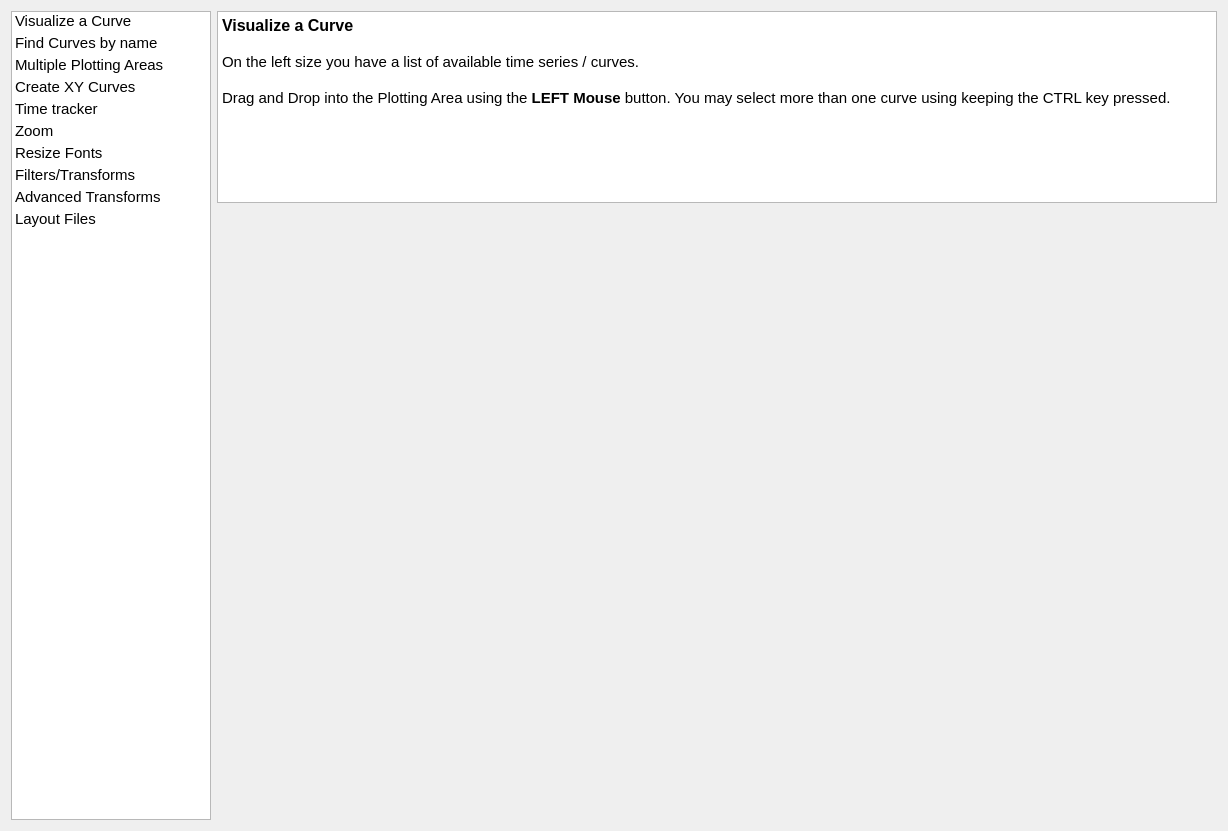
<?xml version="1.0" encoding="UTF-8"?>
<ui version="4.0">
 <class>CheatsheetDialog</class>
 <widget class="QDialog" name="CheatsheetDialog">
  <property name="geometry">
   <rect>
    <x>0</x>
    <y>0</y>
    <width>1226</width>
    <height>831</height>
   </rect>
  </property>
  <property name="windowTitle">
   <string>Tips and tricks</string>
  </property>
  <layout class="QVBoxLayout" name="verticalLayout_3">
   <item>
    <layout class="QHBoxLayout" name="horizontalLayout" stretch="0,2">
     <item>
      <widget class="QListWidget" name="listWidget">
       <property name="minimumSize">
        <size>
         <width>200</width>
         <height>0</height>
        </size>
       </property>
       <property name="maximumSize">
        <size>
         <width>200</width>
         <height>16777215</height>
        </size>
       </property>
       <property name="font">
        <font>
         <pointsize>11</pointsize>
        </font>
       </property>
       <property name="spacing">
        <number>2</number>
       </property>
       <property name="gridSize">
        <size>
         <width>196</width>
         <height>22</height>
        </size>
       </property>
       <item>
        <property name="text">
         <string>Visualize a Curve</string>
        </property>
       </item>
       <item>
        <property name="text">
         <string>Find Curves by name</string>
        </property>
       </item>
       <item>
        <property name="text">
         <string>Multiple Plotting Areas</string>
        </property>
       </item>
       <item>
        <property name="text">
         <string>Create XY Curves</string>
        </property>
       </item>
       <item>
        <property name="text">
         <string>Time tracker</string>
        </property>
       </item>
       <item>
        <property name="text">
         <string>Zoom</string>
        </property>
       </item>
       <item>
        <property name="text">
         <string>Resize Fonts</string>
        </property>
       </item>
       <item>
        <property name="text">
         <string>Filters/Transforms</string>
        </property>
       </item>
       <item>
        <property name="text">
         <string>Advanced Transforms</string>
        </property>
       </item>
       <item>
        <property name="text">
         <string>Layout Files</string>
        </property>
       </item>
      </widget>
     </item>
     <item>
      <widget class="QStackedWidget" name="stackedWidget">
       <property name="minimumSize">
        <size>
         <width>1000</width>
         <height>800</height>
        </size>
       </property>
       <property name="currentIndex">
        <number>0</number>
       </property>
       <widget class="QWidget" name="page_1">
        <layout class="QVBoxLayout" name="verticalLayout" stretch="0,1">
         <property name="leftMargin">
          <number>0</number>
         </property>
         <property name="topMargin">
          <number>0</number>
         </property>
         <property name="rightMargin">
          <number>0</number>
         </property>
         <property name="bottomMargin">
          <number>0</number>
         </property>
         <item>
          <widget class="QTextBrowser" name="textBrowser">
           <property name="html">
            <string>&lt;!DOCTYPE HTML PUBLIC &quot;-//W3C//DTD HTML 4.0//EN&quot; &quot;http://www.w3.org/TR/REC-html40/strict.dtd&quot;&gt;
&lt;html&gt;&lt;head&gt;&lt;meta name=&quot;qrichtext&quot; content=&quot;1&quot; /&gt;&lt;style type=&quot;text/css&quot;&gt;
p, li { white-space: pre-wrap; }
&lt;/style&gt;&lt;/head&gt;&lt;body style=&quot; font-family:'Ubuntu'; font-size:11pt; font-weight:400; font-style:normal;&quot;&gt;
&lt;p style=&quot; margin-top:0px; margin-bottom:0px; margin-left:0px; margin-right:0px; -qt-block-indent:0; text-indent:0px;&quot;&gt;&lt;span style=&quot; font-size:12pt; font-weight:600;&quot;&gt;Visualize a Curve&lt;/span&gt;&lt;/p&gt;
&lt;p style=&quot;-qt-paragraph-type:empty; margin-top:0px; margin-bottom:0px; margin-left:0px; margin-right:0px; -qt-block-indent:0; text-indent:0px;&quot;&gt;&lt;br /&gt;&lt;/p&gt;
&lt;p style=&quot; margin-top:0px; margin-bottom:0px; margin-left:0px; margin-right:0px; -qt-block-indent:0; text-indent:0px;&quot;&gt;On the left size you have a list of available time series / curves.&lt;/p&gt;
&lt;p style=&quot;-qt-paragraph-type:empty; margin-top:0px; margin-bottom:0px; margin-left:0px; margin-right:0px; -qt-block-indent:0; text-indent:0px;&quot;&gt;&lt;br /&gt;&lt;/p&gt;
&lt;p style=&quot; margin-top:0px; margin-bottom:0px; margin-left:0px; margin-right:0px; -qt-block-indent:0; text-indent:0px;&quot;&gt;Drag and Drop into the Plotting Area using the &lt;span style=&quot; font-weight:600;&quot;&gt;LEFT Mouse&lt;/span&gt; button. You may select more than one curve using keeping the CTRL key pressed.&lt;/p&gt;&lt;/body&gt;&lt;/html&gt;</string>
           </property>
          </widget>
         </item>
         <item>
          <widget class="QLabel" name="labelImage_1">
           <property name="minimumSize">
            <size>
             <width>900</width>
             <height>600</height>
            </size>
           </property>
           <property name="text">
            <string/>
           </property>
           <property name="alignment">
            <set>Qt::AlignCenter</set>
           </property>
          </widget>
         </item>
        </layout>
       </widget>
       <widget class="QWidget" name="page_2">
        <layout class="QVBoxLayout" name="verticalLayout_2" stretch="0,1">
         <property name="leftMargin">
          <number>0</number>
         </property>
         <property name="topMargin">
          <number>0</number>
         </property>
         <property name="rightMargin">
          <number>0</number>
         </property>
         <property name="bottomMargin">
          <number>0</number>
         </property>
         <item>
          <widget class="QTextBrowser" name="textBrowser_2">
           <property name="html">
            <string>&lt;!DOCTYPE HTML PUBLIC &quot;-//W3C//DTD HTML 4.0//EN&quot; &quot;http://www.w3.org/TR/REC-html40/strict.dtd&quot;&gt;
&lt;html&gt;&lt;head&gt;&lt;meta name=&quot;qrichtext&quot; content=&quot;1&quot; /&gt;&lt;style type=&quot;text/css&quot;&gt;
p, li { white-space: pre-wrap; }
&lt;/style&gt;&lt;/head&gt;&lt;body style=&quot; font-family:'Ubuntu'; font-size:11pt; font-weight:400; font-style:normal;&quot;&gt;
&lt;p style=&quot; margin-top:0px; margin-bottom:0px; margin-left:0px; margin-right:0px; -qt-block-indent:0; text-indent:0px;&quot;&gt;&lt;span style=&quot; font-size:12pt; font-weight:600;&quot;&gt;Select/Find a curve&lt;/span&gt;&lt;/p&gt;
&lt;p style=&quot;-qt-paragraph-type:empty; margin-top:0px; margin-bottom:0px; margin-left:0px; margin-right:0px; -qt-block-indent:0; text-indent:0px;&quot;&gt;&lt;br /&gt;&lt;/p&gt;
&lt;p style=&quot; margin-top:0px; margin-bottom:0px; margin-left:0px; margin-right:0px; -qt-block-indent:0; text-indent:0px;&quot;&gt;Hundreds or thousands of timeseries? The search filter on the left side can help you find easily one or more curve.&lt;/p&gt;
&lt;p style=&quot; margin-top:0px; margin-bottom:0px; margin-left:0px; margin-right:0px; -qt-block-indent:0; text-indent:0px;&quot;&gt;Use one or more chunks of text that the name of the curve must contain.&lt;/p&gt;
&lt;p style=&quot;-qt-paragraph-type:empty; margin-top:0px; margin-bottom:0px; margin-left:0px; margin-right:0px; -qt-block-indent:0; text-indent:0px;&quot;&gt;&lt;br /&gt;&lt;/p&gt;
&lt;p style=&quot; margin-top:0px; margin-bottom:0px; margin-left:0px; margin-right:0px; -qt-block-indent:0; text-indent:0px;&quot;&gt;For instance, the search filter &lt;span style=&quot; font-weight:600;&quot;&gt;&amp;quot;pos x&lt;/span&gt;&amp;quot; will select:&lt;/p&gt;
&lt;p style=&quot;-qt-paragraph-type:empty; margin-top:0px; margin-bottom:0px; margin-left:0px; margin-right:0px; -qt-block-indent:0; text-indent:0px;&quot;&gt;&lt;br /&gt;&lt;/p&gt;
&lt;p style=&quot; margin-top:0px; margin-bottom:0px; margin-left:0px; margin-right:0px; -qt-block-indent:0; text-indent:0px;&quot;&gt;-  /turtle1/&lt;span style=&quot; font-weight:600;&quot;&gt;pos&lt;/span&gt;e/&lt;span style=&quot; font-weight:600;&quot;&gt;x&lt;/span&gt;&lt;/p&gt;
&lt;p style=&quot; margin-top:0px; margin-bottom:0px; margin-left:0px; margin-right:0px; -qt-block-indent:0; text-indent:0px;&quot;&gt;-  /turtle2/&lt;span style=&quot; font-weight:600;&quot;&gt;pos&lt;/span&gt;e/&lt;span style=&quot; font-weight:600;&quot;&gt;x&lt;/span&gt;&lt;/p&gt;&lt;/body&gt;&lt;/html&gt;</string>
           </property>
          </widget>
         </item>
         <item>
          <widget class="QLabel" name="labelImage_2">
           <property name="minimumSize">
            <size>
             <width>900</width>
             <height>600</height>
            </size>
           </property>
           <property name="text">
            <string/>
           </property>
           <property name="alignment">
            <set>Qt::AlignCenter</set>
           </property>
          </widget>
         </item>
        </layout>
       </widget>
       <widget class="QWidget" name="page_3">
        <layout class="QVBoxLayout" name="verticalLayout_4" stretch="0,1">
         <property name="leftMargin">
          <number>0</number>
         </property>
         <property name="topMargin">
          <number>0</number>
         </property>
         <property name="rightMargin">
          <number>0</number>
         </property>
         <property name="bottomMargin">
          <number>0</number>
         </property>
         <item>
          <widget class="QTextBrowser" name="textBrowser_3">
           <property name="html">
            <string>&lt;!DOCTYPE HTML PUBLIC &quot;-//W3C//DTD HTML 4.0//EN&quot; &quot;http://www.w3.org/TR/REC-html40/strict.dtd&quot;&gt;
&lt;html&gt;&lt;head&gt;&lt;meta name=&quot;qrichtext&quot; content=&quot;1&quot; /&gt;&lt;style type=&quot;text/css&quot;&gt;
p, li { white-space: pre-wrap; }
&lt;/style&gt;&lt;/head&gt;&lt;body style=&quot; font-family:'Ubuntu'; font-size:11pt; font-weight:400; font-style:normal;&quot;&gt;
&lt;p style=&quot; margin-top:0px; margin-bottom:0px; margin-left:0px; margin-right:0px; -qt-block-indent:0; text-indent:0px;&quot;&gt;&lt;span style=&quot; font-size:12pt; font-weight:600;&quot;&gt;Multiple Plotting Areas&lt;/span&gt;&lt;/p&gt;
&lt;p style=&quot;-qt-paragraph-type:empty; margin-top:0px; margin-bottom:0px; margin-left:0px; margin-right:0px; -qt-block-indent:0; text-indent:0px;&quot;&gt;&lt;br /&gt;&lt;/p&gt;
&lt;p style=&quot; margin-top:0px; margin-bottom:0px; margin-left:0px; margin-right:0px; -qt-block-indent:0; text-indent:0px;&quot;&gt;PlotJuggler allows you to have multiple Plotting Areas.&lt;/p&gt;
&lt;p style=&quot;-qt-paragraph-type:empty; margin-top:0px; margin-bottom:0px; margin-left:0px; margin-right:0px; -qt-block-indent:0; text-indent:0px;&quot;&gt;&lt;br /&gt;&lt;/p&gt;
&lt;p style=&quot; margin-top:0px; margin-bottom:0px; margin-left:0px; margin-right:0px; -qt-block-indent:0; text-indent:0px;&quot;&gt;- You can split an Area vertically or horizontally (&lt;span style=&quot; font-weight:600;&quot;&gt;A&lt;/span&gt;)&lt;/p&gt;
&lt;p style=&quot; margin-top:0px; margin-bottom:0px; margin-left:0px; margin-right:0px; -qt-block-indent:0; text-indent:0px;&quot;&gt;- You may create multiple tabs (&lt;span style=&quot; font-weight:600;&quot;&gt;B&lt;/span&gt;).&lt;/p&gt;
&lt;p style=&quot; margin-top:0px; margin-bottom:0px; margin-left:0px; margin-right:0px; -qt-block-indent:0; text-indent:0px;&quot;&gt;- You can temporary see a single Area in &amp;quot;fullscreen&amp;quot; mode (&lt;span style=&quot; font-weight:600;&quot;&gt;C&lt;/span&gt;)&lt;/p&gt;
&lt;p style=&quot; margin-top:0px; margin-bottom:0px; margin-left:0px; margin-right:0px; -qt-block-indent:0; text-indent:0px;&quot;&gt;- Areas can be moved and re-arranged. Drag and drop on its title to move it (&lt;span style=&quot; font-weight:600;&quot;&gt;D&lt;/span&gt;)&lt;/p&gt;&lt;/body&gt;&lt;/html&gt;</string>
           </property>
          </widget>
         </item>
         <item>
          <widget class="QLabel" name="labelImage_3">
           <property name="minimumSize">
            <size>
             <width>900</width>
             <height>600</height>
            </size>
           </property>
           <property name="text">
            <string/>
           </property>
           <property name="alignment">
            <set>Qt::AlignCenter</set>
           </property>
          </widget>
         </item>
        </layout>
       </widget>
       <widget class="QWidget" name="page_4">
        <layout class="QVBoxLayout" name="verticalLayout_5" stretch="0,1">
         <property name="leftMargin">
          <number>0</number>
         </property>
         <property name="topMargin">
          <number>0</number>
         </property>
         <property name="rightMargin">
          <number>0</number>
         </property>
         <property name="bottomMargin">
          <number>0</number>
         </property>
         <item>
          <widget class="QTextBrowser" name="textBrowser_4">
           <property name="html">
            <string>&lt;!DOCTYPE HTML PUBLIC &quot;-//W3C//DTD HTML 4.0//EN&quot; &quot;http://www.w3.org/TR/REC-html40/strict.dtd&quot;&gt;
&lt;html&gt;&lt;head&gt;&lt;meta name=&quot;qrichtext&quot; content=&quot;1&quot; /&gt;&lt;style type=&quot;text/css&quot;&gt;
p, li { white-space: pre-wrap; }
&lt;/style&gt;&lt;/head&gt;&lt;body style=&quot; font-family:'Ubuntu'; font-size:11pt; font-weight:400; font-style:normal;&quot;&gt;
&lt;p style=&quot; margin-top:0px; margin-bottom:0px; margin-left:0px; margin-right:0px; -qt-block-indent:0; text-indent:0px;&quot;&gt;&lt;span style=&quot; font-size:12pt; font-weight:600;&quot;&gt;Create a XY Curve&lt;/span&gt;&lt;/p&gt;
&lt;p style=&quot;-qt-paragraph-type:empty; margin-top:0px; margin-bottom:0px; margin-left:0px; margin-right:0px; -qt-block-indent:0; text-indent:0px;&quot;&gt;&lt;br /&gt;&lt;/p&gt;
&lt;p style=&quot; margin-top:0px; margin-bottom:0px; margin-left:0px; margin-right:0px; -qt-block-indent:0; text-indent:0px;&quot;&gt;PlotJuggler is mainly used to visualize timeseries, i.e. plots where the X axis represent time.&lt;/p&gt;
&lt;p style=&quot;-qt-paragraph-type:empty; margin-top:0px; margin-bottom:0px; margin-left:0px; margin-right:0px; -qt-block-indent:0; text-indent:0px;&quot;&gt;&lt;br /&gt;&lt;/p&gt;
&lt;p style=&quot; margin-top:0px; margin-bottom:0px; margin-left:0px; margin-right:0px; -qt-block-indent:0; text-indent:0px;&quot;&gt;You can combine two timeseries into a XY curve, but only when they share  the same time axis. &lt;/p&gt;
&lt;p style=&quot;-qt-paragraph-type:empty; margin-top:0px; margin-bottom:0px; margin-left:0px; margin-right:0px; -qt-block-indent:0; text-indent:0px;&quot;&gt;&lt;br /&gt;&lt;/p&gt;
&lt;p style=&quot; margin-top:0px; margin-bottom:0px; margin-left:0px; margin-right:0px; -qt-block-indent:0; text-indent:0px;&quot;&gt;Select two curves (keeping the CTRL key pressed) and Drag &amp;amp; Drop them using the&lt;span style=&quot; font-weight:600;&quot;&gt; RIGHT Mouse&lt;/span&gt; button.&lt;/p&gt;&lt;/body&gt;&lt;/html&gt;</string>
           </property>
          </widget>
         </item>
         <item>
          <widget class="QLabel" name="labelImage_4">
           <property name="minimumSize">
            <size>
             <width>900</width>
             <height>600</height>
            </size>
           </property>
           <property name="text">
            <string/>
           </property>
           <property name="alignment">
            <set>Qt::AlignCenter</set>
           </property>
          </widget>
         </item>
        </layout>
       </widget>
       <widget class="QWidget" name="page_5">
        <layout class="QVBoxLayout" name="verticalLayout_6" stretch="0,1">
         <property name="leftMargin">
          <number>0</number>
         </property>
         <property name="topMargin">
          <number>0</number>
         </property>
         <property name="rightMargin">
          <number>0</number>
         </property>
         <property name="bottomMargin">
          <number>0</number>
         </property>
         <item>
          <widget class="QTextBrowser" name="textBrowser_5">
           <property name="html">
            <string>&lt;!DOCTYPE HTML PUBLIC &quot;-//W3C//DTD HTML 4.0//EN&quot; &quot;http://www.w3.org/TR/REC-html40/strict.dtd&quot;&gt;
&lt;html&gt;&lt;head&gt;&lt;meta name=&quot;qrichtext&quot; content=&quot;1&quot; /&gt;&lt;style type=&quot;text/css&quot;&gt;
p, li { white-space: pre-wrap; }
&lt;/style&gt;&lt;/head&gt;&lt;body style=&quot; font-family:'Ubuntu'; font-size:11pt; font-weight:400; font-style:normal;&quot;&gt;
&lt;p style=&quot; margin-top:0px; margin-bottom:0px; margin-left:0px; margin-right:0px; -qt-block-indent:0; text-indent:0px;&quot;&gt;&lt;span style=&quot; font-size:12pt; font-weight:600;&quot;&gt;The time tracker&lt;/span&gt;&lt;/p&gt;
&lt;p style=&quot;-qt-paragraph-type:empty; margin-top:0px; margin-bottom:0px; margin-left:0px; margin-right:0px; -qt-block-indent:0; text-indent:0px;&quot;&gt;&lt;br /&gt;&lt;/p&gt;
&lt;p style=&quot; margin-top:0px; margin-bottom:0px; margin-left:0px; margin-right:0px; -qt-block-indent:0; text-indent:0px;&quot;&gt;The time tracker is a vertical line that is used to see the value of the curves across Plotting Areas (&lt;span style=&quot; font-weight:600;&quot;&gt;A&lt;/span&gt;). Use button &lt;span style=&quot; font-weight:600;&quot;&gt;B&lt;/span&gt; to customize the amount of information shown. &lt;/p&gt;
&lt;p style=&quot;-qt-paragraph-type:empty; margin-top:0px; margin-bottom:0px; margin-left:0px; margin-right:0px; -qt-block-indent:0; text-indent:0px;&quot;&gt;&lt;br /&gt;&lt;/p&gt;
&lt;p style=&quot; margin-top:0px; margin-bottom:0px; margin-left:0px; margin-right:0px; -qt-block-indent:0; text-indent:0px;&quot;&gt;You can move the time tracker using the time slider at the bottom or pressing &lt;span style=&quot; font-weight:600;&quot;&gt;[SHIFT + Left Mouse]&lt;/span&gt; on any plot.&lt;/p&gt;
&lt;p style=&quot;-qt-paragraph-type:empty; margin-top:0px; margin-bottom:0px; margin-left:0px; margin-right:0px; -qt-block-indent:0; text-indent:0px;&quot;&gt;&lt;br /&gt;&lt;/p&gt;
&lt;p style=&quot; margin-top:0px; margin-bottom:0px; margin-left:0px; margin-right:0px; -qt-block-indent:0; text-indent:0px;&quot;&gt;The purpose of the time tracker is not limited to visualization: in fact, its position triggers the so called &amp;quot;Statepublishers&amp;quot; (&lt;span style=&quot; font-weight:600;&quot;&gt;C&lt;/span&gt;), which will react to the motion of the tracker.&lt;/p&gt;
&lt;p style=&quot; margin-top:0px; margin-bottom:0px; margin-left:0px; margin-right:0px; -qt-block-indent:0; text-indent:0px;&quot;&gt;Use the play button (&lt;span style=&quot; font-weight:600;&quot;&gt;D&lt;/span&gt;) to animate the tracker.&lt;/p&gt;
&lt;p style=&quot;-qt-paragraph-type:empty; margin-top:0px; margin-bottom:0px; margin-left:0px; margin-right:0px; -qt-block-indent:0; text-indent:0px;&quot;&gt;&lt;br /&gt;&lt;/p&gt;&lt;/body&gt;&lt;/html&gt;</string>
           </property>
          </widget>
         </item>
         <item>
          <widget class="QLabel" name="labelImage_5">
           <property name="minimumSize">
            <size>
             <width>900</width>
             <height>600</height>
            </size>
           </property>
           <property name="text">
            <string/>
           </property>
           <property name="alignment">
            <set>Qt::AlignCenter</set>
           </property>
          </widget>
         </item>
        </layout>
       </widget>
       <widget class="QWidget" name="page_6">
        <layout class="QVBoxLayout" name="verticalLayout_7" stretch="0,1">
         <property name="leftMargin">
          <number>0</number>
         </property>
         <property name="topMargin">
          <number>0</number>
         </property>
         <property name="rightMargin">
          <number>0</number>
         </property>
         <property name="bottomMargin">
          <number>0</number>
         </property>
         <item>
          <widget class="QTextBrowser" name="textBrowser_6">
           <property name="html">
            <string>&lt;!DOCTYPE HTML PUBLIC &quot;-//W3C//DTD HTML 4.0//EN&quot; &quot;http://www.w3.org/TR/REC-html40/strict.dtd&quot;&gt;
&lt;html&gt;&lt;head&gt;&lt;meta name=&quot;qrichtext&quot; content=&quot;1&quot; /&gt;&lt;style type=&quot;text/css&quot;&gt;
p, li { white-space: pre-wrap; }
&lt;/style&gt;&lt;/head&gt;&lt;body style=&quot; font-family:'Ubuntu'; font-size:11pt; font-weight:400; font-style:normal;&quot;&gt;
&lt;p style=&quot; margin-top:0px; margin-bottom:0px; margin-left:0px; margin-right:0px; -qt-block-indent:0; text-indent:0px;&quot;&gt;&lt;span style=&quot; font-size:12pt; font-weight:600;&quot;&gt;Zoom&lt;/span&gt;&lt;/p&gt;
&lt;p style=&quot;-qt-paragraph-type:empty; margin-top:0px; margin-bottom:0px; margin-left:0px; margin-right:0px; -qt-block-indent:0; text-indent:0px;&quot;&gt;&lt;br /&gt;&lt;/p&gt;
&lt;p style=&quot; margin-top:0px; margin-bottom:0px; margin-left:0px; margin-right:0px; -qt-block-indent:0; text-indent:0px;&quot;&gt;There are multiple way to zoom you Plotting Area:&lt;/p&gt;
&lt;p style=&quot;-qt-paragraph-type:empty; margin-top:0px; margin-bottom:0px; margin-left:0px; margin-right:0px; -qt-block-indent:0; text-indent:0px;&quot;&gt;&lt;br /&gt;&lt;/p&gt;
&lt;p style=&quot; margin-top:0px; margin-bottom:0px; margin-left:0px; margin-right:0px; -qt-block-indent:0; text-indent:0px;&quot;&gt;1) LEFT click and select a rectangle (&lt;span style=&quot; font-weight:600;&quot;&gt;A&lt;/span&gt;)&lt;/p&gt;
&lt;p style=&quot; margin-top:0px; margin-bottom:0px; margin-left:0px; margin-right:0px; -qt-block-indent:0; text-indent:0px;&quot;&gt;2) Use the mouse wheel to zoom in/out.&lt;/p&gt;
&lt;p style=&quot; margin-top:0px; margin-bottom:0px; margin-left:0px; margin-right:0px; -qt-block-indent:0; text-indent:0px;&quot;&gt;3) Zoom out completely pusling the button &lt;span style=&quot; font-weight:600;&quot;&gt;B&lt;/span&gt;.&lt;/p&gt;
&lt;p style=&quot; margin-top:0px; margin-bottom:0px; margin-left:0px; margin-right:0px; -qt-block-indent:0; text-indent:0px;&quot;&gt;4) Synchronize the zoom of multiple Areas using the &amp;quot;link&amp;quot; button (&lt;span style=&quot; font-weight:600;&quot;&gt;C&lt;/span&gt;).&lt;/p&gt;
&lt;p style=&quot; margin-top:0px; margin-bottom:0px; margin-left:0px; margin-right:0px; -qt-block-indent:0; text-indent:0px;&quot;&gt;5) If the mouse cursor is on top of one of the axes (&lt;span style=&quot; font-weight:600;&quot;&gt;D1/D2&lt;/span&gt;) you may use the Mouse Wheel to zoom only vertically/horizontally.&lt;/p&gt;&lt;/body&gt;&lt;/html&gt;</string>
           </property>
          </widget>
         </item>
         <item>
          <widget class="QLabel" name="labelImage_6">
           <property name="minimumSize">
            <size>
             <width>900</width>
             <height>600</height>
            </size>
           </property>
           <property name="text">
            <string/>
           </property>
           <property name="alignment">
            <set>Qt::AlignCenter</set>
           </property>
          </widget>
         </item>
        </layout>
       </widget>
       <widget class="QWidget" name="page_7">
        <layout class="QVBoxLayout" name="verticalLayout_8">
         <item>
          <widget class="QTextBrowser" name="textBrowser_7">
           <property name="html">
            <string>&lt;!DOCTYPE HTML PUBLIC &quot;-//W3C//DTD HTML 4.0//EN&quot; &quot;http://www.w3.org/TR/REC-html40/strict.dtd&quot;&gt;
&lt;html&gt;&lt;head&gt;&lt;meta name=&quot;qrichtext&quot; content=&quot;1&quot; /&gt;&lt;style type=&quot;text/css&quot;&gt;
p, li { white-space: pre-wrap; }
&lt;/style&gt;&lt;/head&gt;&lt;body style=&quot; font-family:'Ubuntu'; font-size:11pt; font-weight:400; font-style:normal;&quot;&gt;
&lt;p style=&quot; margin-top:0px; margin-bottom:0px; margin-left:0px; margin-right:0px; -qt-block-indent:0; text-indent:0px;&quot;&gt;&lt;span style=&quot; font-size:12pt; font-weight:600;&quot;&gt;Resize Fonts&lt;/span&gt;&lt;/p&gt;
&lt;p style=&quot;-qt-paragraph-type:empty; margin-top:0px; margin-bottom:0px; margin-left:0px; margin-right:0px; -qt-block-indent:0; text-indent:0px;&quot;&gt;&lt;br /&gt;&lt;/p&gt;
&lt;p style=&quot; margin-top:0px; margin-bottom:0px; margin-left:0px; margin-right:0px; -qt-block-indent:0; text-indent:0px;&quot;&gt;Use &lt;span style=&quot; font-weight:600;&quot;&gt;CTRL + Mouse Wheel&lt;/span&gt; to resize the size of the fonts in the Curves list or the Legend.&lt;/p&gt;&lt;/body&gt;&lt;/html&gt;</string>
           </property>
          </widget>
         </item>
         <item>
          <widget class="QLabel" name="labelImage_7">
           <property name="minimumSize">
            <size>
             <width>900</width>
             <height>600</height>
            </size>
           </property>
           <property name="text">
            <string/>
           </property>
           <property name="alignment">
            <set>Qt::AlignCenter</set>
           </property>
          </widget>
         </item>
        </layout>
       </widget>
       <widget class="QWidget" name="page_8">
        <layout class="QVBoxLayout" name="verticalLayout_9">
         <property name="leftMargin">
          <number>0</number>
         </property>
         <property name="topMargin">
          <number>0</number>
         </property>
         <property name="rightMargin">
          <number>0</number>
         </property>
         <property name="bottomMargin">
          <number>0</number>
         </property>
         <item>
          <widget class="QTextBrowser" name="textBrowser_8">
           <property name="html">
            <string>&lt;!DOCTYPE HTML PUBLIC &quot;-//W3C//DTD HTML 4.0//EN&quot; &quot;http://www.w3.org/TR/REC-html40/strict.dtd&quot;&gt;
&lt;html&gt;&lt;head&gt;&lt;meta name=&quot;qrichtext&quot; content=&quot;1&quot; /&gt;&lt;style type=&quot;text/css&quot;&gt;
p, li { white-space: pre-wrap; }
&lt;/style&gt;&lt;/head&gt;&lt;body style=&quot; font-family:'Ubuntu'; font-size:11pt; font-weight:400; font-style:normal;&quot;&gt;
&lt;p style=&quot; margin-top:0px; margin-bottom:0px; margin-left:0px; margin-right:0px; -qt-block-indent:0; text-indent:0px;&quot;&gt;&lt;span style=&quot; font-size:12pt; font-weight:600;&quot;&gt;Apply filters and simple timeseries transforms&lt;/span&gt;&lt;/p&gt;
&lt;p style=&quot;-qt-paragraph-type:empty; margin-top:0px; margin-bottom:0px; margin-left:0px; margin-right:0px; -qt-block-indent:0; text-indent:0px;&quot;&gt;&lt;br /&gt;&lt;/p&gt;
&lt;p style=&quot; margin-top:0px; margin-bottom:0px; margin-left:0px; margin-right:0px; -qt-block-indent:0; text-indent:0px;&quot;&gt;PlotJuggler provides an intuitive way to apply transformations to your data using a simple graphical interface. For instance you can apply:&lt;/p&gt;
&lt;p style=&quot;-qt-paragraph-type:empty; margin-top:0px; margin-bottom:0px; margin-left:0px; margin-right:0px; -qt-block-indent:0; text-indent:0px;&quot;&gt;&lt;br /&gt;&lt;/p&gt;
&lt;p style=&quot; margin-top:0px; margin-bottom:0px; margin-left:0px; margin-right:0px; -qt-block-indent:0; text-indent:0px;&quot;&gt;    - A moving average filter.&lt;/p&gt;
&lt;p style=&quot; margin-top:0px; margin-bottom:0px; margin-left:0px; margin-right:0px; -qt-block-indent:0; text-indent:0px;&quot;&gt;    - A first order derivative.&lt;/p&gt;
&lt;p style=&quot; margin-top:0px; margin-bottom:0px; margin-left:0px; margin-right:0px; -qt-block-indent:0; text-indent:0px;&quot;&gt;    - Calculate the integral.&lt;/p&gt;
&lt;p style=&quot; margin-top:0px; margin-bottom:0px; margin-left:0px; margin-right:0px; -qt-block-indent:0; text-indent:0px;&quot;&gt;    - An outlier removal.&lt;/p&gt;
&lt;p style=&quot; margin-top:0px; margin-bottom:0px; margin-left:0px; margin-right:0px; -qt-block-indent:0; text-indent:0px;&quot;&gt;    - Add your own using plugins!&lt;/p&gt;&lt;/body&gt;&lt;/html&gt;</string>
           </property>
          </widget>
         </item>
         <item>
          <widget class="QLabel" name="labelImage_8">
           <property name="minimumSize">
            <size>
             <width>900</width>
             <height>600</height>
            </size>
           </property>
           <property name="text">
            <string/>
           </property>
           <property name="alignment">
            <set>Qt::AlignCenter</set>
           </property>
          </widget>
         </item>
        </layout>
       </widget>
       <widget class="QWidget" name="page_9">
        <layout class="QVBoxLayout" name="verticalLayout_10" stretch="0,1">
         <property name="leftMargin">
          <number>0</number>
         </property>
         <property name="topMargin">
          <number>0</number>
         </property>
         <property name="rightMargin">
          <number>0</number>
         </property>
         <property name="bottomMargin">
          <number>0</number>
         </property>
         <item>
          <widget class="QTextBrowser" name="textBrowser_9">
           <property name="html">
            <string>&lt;!DOCTYPE HTML PUBLIC &quot;-//W3C//DTD HTML 4.0//EN&quot; &quot;http://www.w3.org/TR/REC-html40/strict.dtd&quot;&gt;
&lt;html&gt;&lt;head&gt;&lt;meta name=&quot;qrichtext&quot; content=&quot;1&quot; /&gt;&lt;style type=&quot;text/css&quot;&gt;
p, li { white-space: pre-wrap; }
&lt;/style&gt;&lt;/head&gt;&lt;body style=&quot; font-family:'Ubuntu'; font-size:11pt; font-weight:400; font-style:normal;&quot;&gt;
&lt;p style=&quot; margin-top:0px; margin-bottom:0px; margin-left:0px; margin-right:0px; -qt-block-indent:0; text-indent:0px;&quot;&gt;&lt;span style=&quot; font-size:12pt; font-weight:600;&quot;&gt;Advanced tansforms: create a custom timeseries&lt;/span&gt;&lt;/p&gt;
&lt;p style=&quot;-qt-paragraph-type:empty; margin-top:0px; margin-bottom:0px; margin-left:0px; margin-right:0px; -qt-block-indent:0; text-indent:0px; font-size:12pt; font-weight:600;&quot;&gt;&lt;br /&gt;&lt;/p&gt;
&lt;p style=&quot; margin-top:0px; margin-bottom:0px; margin-left:0px; margin-right:0px; -qt-block-indent:0; text-indent:0px;&quot;&gt;You can create a&lt;span style=&quot; font-weight:600;&quot;&gt; Multiple-Inputs / Single Output&lt;/span&gt; function using existing timeseries.&lt;/p&gt;
&lt;p style=&quot; margin-top:0px; margin-bottom:0px; margin-left:0px; margin-right:0px; -qt-block-indent:0; text-indent:0px;&quot;&gt;The scripting language is based on Lua, a programming language that will take you 5 minutes to understand ;)&lt;/p&gt;
&lt;p style=&quot;-qt-paragraph-type:empty; margin-top:0px; margin-bottom:0px; margin-left:0px; margin-right:0px; -qt-block-indent:0; text-indent:0px;&quot;&gt;&lt;br /&gt;&lt;/p&gt;
&lt;p style=&quot; margin-top:0px; margin-bottom:0px; margin-left:0px; margin-right:0px; -qt-block-indent:0; text-indent:0px;&quot;&gt;&lt;span style=&quot; font-weight:600;&quot;&gt;    A&lt;/span&gt;) Main timeseries that provid the time points and a value (mandatory)&lt;/p&gt;
&lt;p style=&quot; margin-top:0px; margin-bottom:0px; margin-left:0px; margin-right:0px; -qt-block-indent:0; text-indent:0px;&quot;&gt;&lt;span style=&quot; font-weight:600;&quot;&gt;    B&lt;/span&gt;) Additional data source for multi-inputs formulas (optional).&lt;/p&gt;
&lt;p style=&quot; margin-top:0px; margin-bottom:0px; margin-left:0px; margin-right:0px; -qt-block-indent:0; text-indent:0px;&quot;&gt;&lt;span style=&quot; font-weight:600;&quot;&gt;    C&lt;/span&gt;) The main function called to create a data point.&lt;/p&gt;
&lt;p style=&quot; margin-top:0px; margin-bottom:0px; margin-left:0px; margin-right:0px; -qt-block-indent:0; text-indent:0px;&quot;&gt;&lt;span style=&quot; font-weight:600;&quot;&gt;    D&lt;/span&gt;) Global context to initialize global variables.&lt;/p&gt;
&lt;p style=&quot; margin-top:0px; margin-bottom:0px; margin-left:0px; margin-right:0px; -qt-block-indent:0; text-indent:0px;&quot;&gt;&lt;span style=&quot; font-weight:600;&quot;&gt;    E&lt;/span&gt;) Semaphore: &lt;span style=&quot; color:#cc0000;&quot;&gt;red&lt;/span&gt; if anything is wrong/missing. &lt;/p&gt;&lt;/body&gt;&lt;/html&gt;</string>
           </property>
          </widget>
         </item>
         <item>
          <widget class="QLabel" name="labelImage_9">
           <property name="minimumSize">
            <size>
             <width>900</width>
             <height>600</height>
            </size>
           </property>
           <property name="text">
            <string/>
           </property>
           <property name="alignment">
            <set>Qt::AlignCenter</set>
           </property>
          </widget>
         </item>
        </layout>
       </widget>
       <widget class="QWidget" name="page_10">
        <layout class="QVBoxLayout" name="verticalLayout_11" stretch="0,1">
         <property name="leftMargin">
          <number>0</number>
         </property>
         <property name="topMargin">
          <number>0</number>
         </property>
         <property name="rightMargin">
          <number>0</number>
         </property>
         <property name="bottomMargin">
          <number>0</number>
         </property>
         <item>
          <widget class="QTextBrowser" name="textBrowser_10">
           <property name="html">
            <string>&lt;!DOCTYPE HTML PUBLIC &quot;-//W3C//DTD HTML 4.0//EN&quot; &quot;http://www.w3.org/TR/REC-html40/strict.dtd&quot;&gt;
&lt;html&gt;&lt;head&gt;&lt;meta name=&quot;qrichtext&quot; content=&quot;1&quot; /&gt;&lt;style type=&quot;text/css&quot;&gt;
p, li { white-space: pre-wrap; }
&lt;/style&gt;&lt;/head&gt;&lt;body style=&quot; font-family:'Ubuntu'; font-size:11pt; font-weight:400; font-style:normal;&quot;&gt;
&lt;p style=&quot; margin-top:0px; margin-bottom:0px; margin-left:0px; margin-right:0px; -qt-block-indent:0; text-indent:0px;&quot;&gt;&lt;span style=&quot; font-size:12pt; font-weight:600;&quot;&gt;Save/Load the Layout&lt;/span&gt;&lt;/p&gt;
&lt;p style=&quot;-qt-paragraph-type:empty; margin-top:0px; margin-bottom:0px; margin-left:0px; margin-right:0px; -qt-block-indent:0; text-indent:0px; font-size:12pt; font-weight:600;&quot;&gt;&lt;br /&gt;&lt;/p&gt;
&lt;p style=&quot; margin-top:0px; margin-bottom:0px; margin-left:0px; margin-right:0px; -qt-block-indent:0; text-indent:0px;&quot;&gt;Once you carefully crafted your curves, transforms, Plotting Areas and Tabs, you can save to file the entire layour and load it later.&lt;/p&gt;
&lt;p style=&quot;-qt-paragraph-type:empty; margin-top:0px; margin-bottom:0px; margin-left:0px; margin-right:0px; -qt-block-indent:0; text-indent:0px;&quot;&gt;&lt;br /&gt;&lt;/p&gt;
&lt;p style=&quot; margin-top:0px; margin-bottom:0px; margin-left:0px; margin-right:0px; -qt-block-indent:0; text-indent:0px;&quot;&gt;Furthermore... do you know that &lt;span style=&quot; font-weight:600;&quot;&gt;CTRL+Z &lt;/span&gt;(undo) and &lt;span style=&quot; font-weight:600;&quot;&gt;CTRL+SHIF+Z &lt;/span&gt;(redo) works too?&lt;/p&gt;&lt;/body&gt;&lt;/html&gt;</string>
           </property>
          </widget>
         </item>
         <item>
          <widget class="QLabel" name="labelImage_10">
           <property name="minimumSize">
            <size>
             <width>900</width>
             <height>600</height>
            </size>
           </property>
           <property name="text">
            <string/>
           </property>
           <property name="alignment">
            <set>Qt::AlignCenter</set>
           </property>
          </widget>
         </item>
        </layout>
       </widget>
      </widget>
     </item>
    </layout>
   </item>
  </layout>
 </widget>
 <resources/>
 <connections/>
</ui>
